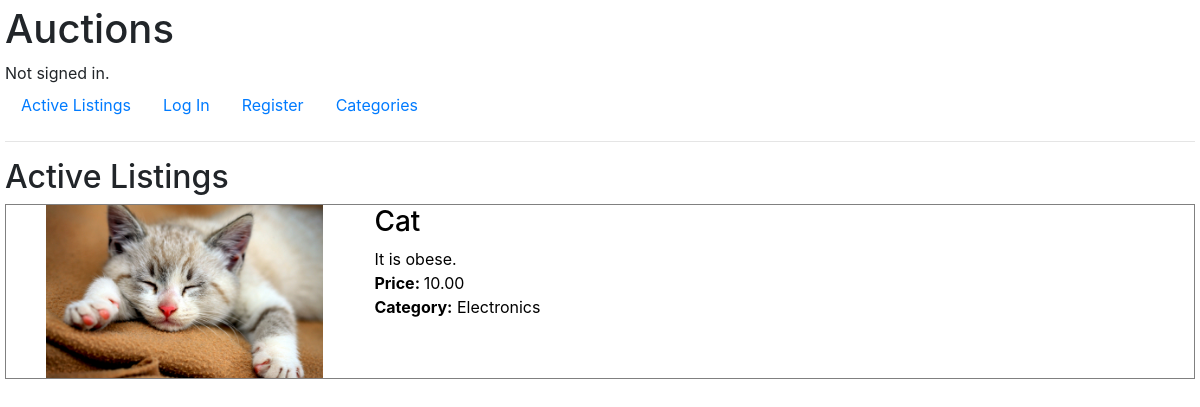
Before: / with the older database file.
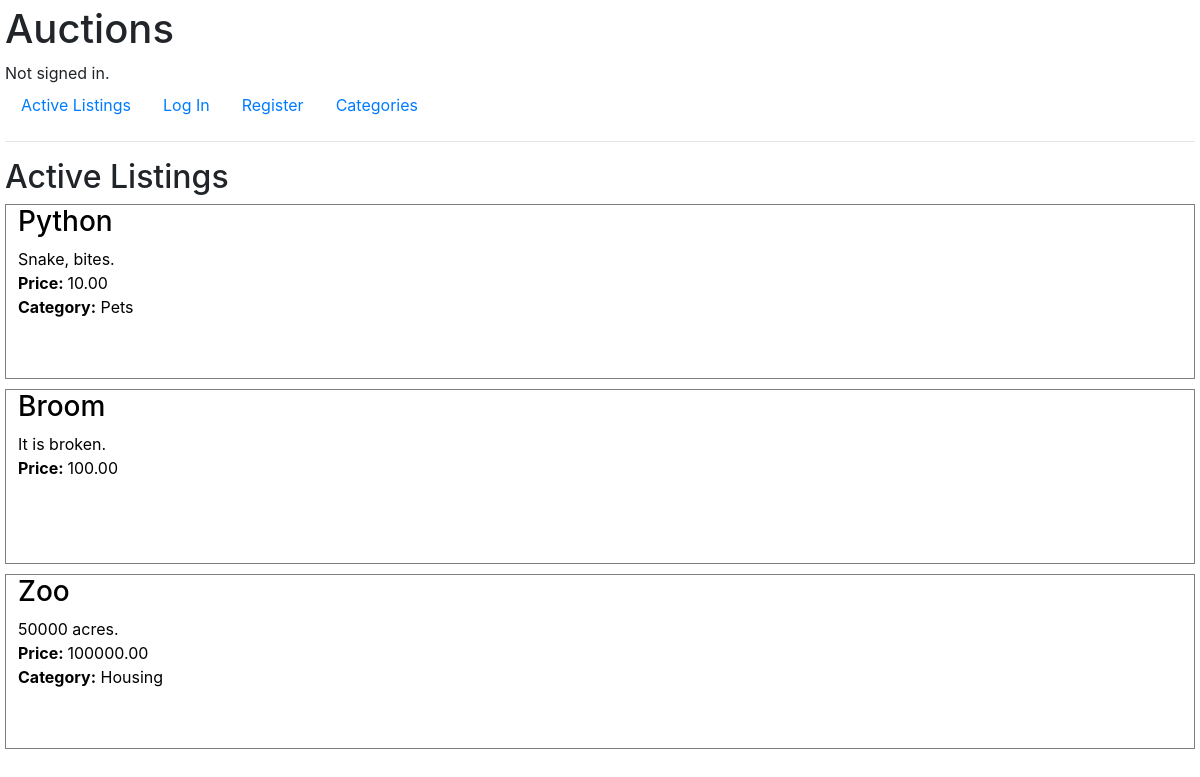
After: the same page with the newer database file.
### auctions/models.py (models this page shows, shortened)
class Listing(models.Model):
    user = models.ForeignKey(
        settings.AUTH_USER_MODEL, on_delete=CASCADE, related_name="owner")
    bidder = models.ForeignKey(
        settings.AUTH_USER_MODEL,
        on_delete=SET_NULL,
        null=True,
        blank=True,
        related_name="bidder"
    )
    active = models.BooleanField(default=True)
    title = models.CharField(max_length=100)
    description = models.CharField(max_length=1000)
    price = MoneyField(
        verbose_name="Starting bid in $:",
        max_digits=14, decimal_places=2, default_currency="USD")
    image = models.ImageField(upload_to="uploads/",
                              verbose_name="Product image", blank=True)
    category = models.ForeignKey(
        "Category",
        on_delete=SET_NULL,
        max_length=100,
        blank=True,
        null=True,
        related_name="listings")
    category_text = models.CharField(max_length=100, blank=True, null=True, verbose_name="Category")

### auctions/views.py (the view)
# urls.py: path("", views.index, name="index"),
def index(request):
    return render(request, "auctions/index.html", {
        "listings": Listing.objects.filter(
            active=True
        )
    })

### auctions/templates/auctions/index.html (shortened to what this page needs)
{% extends "auctions/layout.html" %}
{% block body %}
    <h2>Active Listings </h2>
    <div class="listings-cont">
        {% for listing in listings%}
        <a href={% url "listing" listing.id %} class="listing-item-cont">
            {% if listing.image%}
                <div class="image-cont">
                    <img src="media/{{listing.image}}" alt="Photograph of product">
                </div>
            {% endif %}
            <div class="text-cont">
                <div class="title-cont">
                    <h3>{{listing.title}}</h3>
                </div>
                <div class="description-cont">
                    {{listing.description}}
                </div>
                <div class="price-cont">
                    <strong> Price: </strong> {{listing.price}}
                </div>
                {%if listing.category != None %}
                    <div class="category-cont">
                        <strong>Category:</strong> {{listing.category_text}}
                    </div>
                {% endif %}
            </div>
        </a>
        {%empty%}
        <h3>There are currently no active listings</h3>
        {%endfor%}
    </div>
{% endblock %}

### auctions/templates/auctions/layout.html (shortened to what this page needs)
{% load static %}
<!DOCTYPE html>
<html lang="en">
    <head>
        <link rel="stylesheet" href="https://stackpath.bootstrapcdn.com/bootstrap/4.4.1/css/bootstrap.min.css">
        <link href="{% static 'auctions/styles.css' %}" rel="stylesheet">
    </head>
    <body>
        <h1>Auctions</h1>
        <div>
            {% if user.is_authenticated %}
                Signed in as <strong>{{ user.username }}</strong>.
            {% else %}
                Not signed in.
            {% endif %}
        </div>
        <ul class="nav">
            <li class="nav-item">
                <a class="nav-link" href="{% url 'index' %}">Active Listings</a>
            </li>
            {% if user.is_authenticated %}
                <li class="nav-item">
                    <a class="nav-link" href="{% url 'logout' %}">Log Out</a>
                </li>
                <li class="nav-item">
                    <a class="nav-link" href="{% url 'new-listing' %}">Create new listing</a>
                </li>
                <li class="nav-item">
                    <a href="{% url "user-watchlist" %}" class="nav-link">Watchlist</a>
                </li>
            {% else %}
                <li class="nav-item">
                    <a class="nav-link" href="{% url 'login' %}">Log In</a>
                </li>
                <li class="nav-item">
                    <a class="nav-link" href="{% url 'register' %}">Register</a>
                </li>
            {% endif %}
                <li class="nav-item">
                    <a href="{% url "categories" %}" class="nav-link">Categories</a>
                </li>
        </ul>
        <hr>
        {% block body %}
        {% endblock %}
    </body>
</html>

### auctions/static/auctions/styles.css (style rules this page uses)
body { padding: 5px; }
.listings-cont .listing-item-cont { text-decoration: none; color: black; border: 1px solid grey; display: -webkit-box; display: -ms-flexbox; display: flex; -webkit-box-orient: horizontal; -webkit-box-direction: normal; -ms-flex-direction: row; flex-direction: row; height: 175px; margin-bottom: 10px; }
.listings-cont .text-cont { -ms-flex-preferred-size: 70%; flex-basis: 70%; padding-left: 1vw; -webkit-box-flex: 1; -ms-flex-positive: 1; flex-grow: 1; }

Changed rows visible on the page:
no longer on this page (row edited): Listing: image (picture), title "Cat", description "It is obese.", price "10.00", category_text "Electronics"
added Listing: title "Python", description "Snake, bites.", price "10.00", category_text "Pets"
added Listing: title "Broom", description "It is broken.", price "100.00"
added Listing: title "Zoo", description "50000 acres.", price "100000.00", category_text "Housing"
